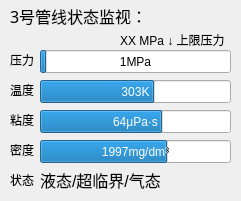
   <widget class="QWidget" name="widget_Pipeline_3" native="true">
    <property name="geometry">
     <rect>
      <x>10</x>
      <y>10</y>
      <width>241</width>
      <height>201</height>
     </rect>
    </property>
    <widget class="QLabel" name="label_17">
     <property name="geometry">
      <rect>
       <x>10</x>
       <y>80</y>
       <width>31</width>
       <height>20</height>
      </rect>
     </property>
     <property name="text">
      <string>温度</string>
     </property>
    </widget>
    <widget class="QProgressBar" name="Pressure_progressBar_3">
     <property name="geometry">
      <rect>
       <x>40</x>
       <y>50</y>
       <width>191</width>
       <height>23</height>
      </rect>
     </property>
     <property name="styleSheet">
      <string notr="true"/>
     </property>
     <property name="maximum">
      <number>30</number>
     </property>
     <property name="value">
      <number>1</number>
     </property>
     <property name="format">
      <string>%vMPa</string>
     </property>
    </widget>
    <widget class="QProgressBar" name="Temperature_progressBar_3">
     <property name="geometry">
      <rect>
       <x>40</x>
       <y>80</y>
       <width>191</width>
       <height>23</height>
      </rect>
     </property>
     <property name="styleSheet">
      <string notr="true"/>
     </property>
     <property name="minimum">
      <number>273</number>
     </property>
     <property name="maximum">
      <number>323</number>
     </property>
     <property name="value">
      <number>303</number>
     </property>
     <property name="format">
      <string>%vK</string>
     </property>
    </widget>
    <widget class="QLabel" name="label_18">
     <property name="geometry">
      <rect>
       <x>10</x>
       <y>50</y>
       <width>31</width>
       <height>20</height>
      </rect>
     </property>
     <property name="text">
      <string>压力</string>
     </property>
    </widget>
    <widget class="QLabel" name="label_19">
     <property name="geometry">
      <rect>
       <x>120</x>
       <y>30</y>
       <width>111</width>
       <height>20</height>
      </rect>
     </property>
     <property name="layoutDirection">
      <enum>Qt::LeftToRight</enum>
     </property>
     <property name="text">
      <string>XX MPa ↓ 上限压力</string>
     </property>
    </widget>
    <widget class="QLabel" name="label_20">
     <property name="geometry">
      <rect>
       <x>10</x>
       <y>0</y>
       <width>221</width>
       <height>31</height>
      </rect>
     </property>
     <property name="font">
      <font>
       <family>华文细黑</family>
       <pointsize>12</pointsize>
      </font>
     </property>
     <property name="text">
      <string>3号管线状态监视：</string>
     </property>
    </widget>
    <widget class="QProgressBar" name="Viscosity_progressBar_3">
     <property name="geometry">
      <rect>
       <x>40</x>
       <y>110</y>
       <width>191</width>
       <height>23</height>
      </rect>
     </property>
     <property name="styleSheet">
      <string notr="true"/>
     </property>
     <property name="value">
      <number>64</number>
     </property>
     <property name="format">
      <string>%vμPa·s</string>
     </property>
    </widget>
    <widget class="QLabel" name="label_29">
     <property name="geometry">
      <rect>
       <x>10</x>
       <y>110</y>
       <width>31</width>
       <height>20</height>
      </rect>
     </property>
     <property name="text">
      <string>粘度</string>
     </property>
    </widget>
    <widget class="QProgressBar" name="Density_progressBar_3">
     <property name="geometry">
      <rect>
       <x>40</x>
       <y>140</y>
       <width>191</width>
       <height>23</height>
      </rect>
     </property>
     <property name="styleSheet">
      <string notr="true"/>
     </property>
     <property name="minimum">
      <number>0</number>
     </property>
     <property name="maximum">
      <number>3000</number>
     </property>
     <property name="value">
      <number>1997</number>
     </property>
     <property name="format">
      <string>%vmg/dm³</string>
     </property>
    </widget>
    <widget class="QLabel" name="label_30">
     <property name="geometry">
      <rect>
       <x>10</x>
       <y>140</y>
       <width>31</width>
       <height>20</height>
      </rect>
     </property>
     <property name="text">
      <string>密度</string>
     </property>
    </widget>
    <widget class="QLabel" name="label_31">
     <property name="geometry">
      <rect>
       <x>10</x>
       <y>170</y>
       <width>31</width>
       <height>20</height>
      </rect>
     </property>
     <property name="text">
      <string>状态</string>
     </property>
    </widget>
    <widget class="QLabel" name="Status_label_3">
     <property name="geometry">
      <rect>
       <x>40</x>
       <y>170</y>
       <width>131</width>
       <height>20</height>
      </rect>
     </property>
     <property name="font">
      <font>
       <pointsize>12</pointsize>
      </font>
     </property>
     <property name="text">
      <string>液态/超临界/气态</string>
     </property>
    </widget>
   </widget>
